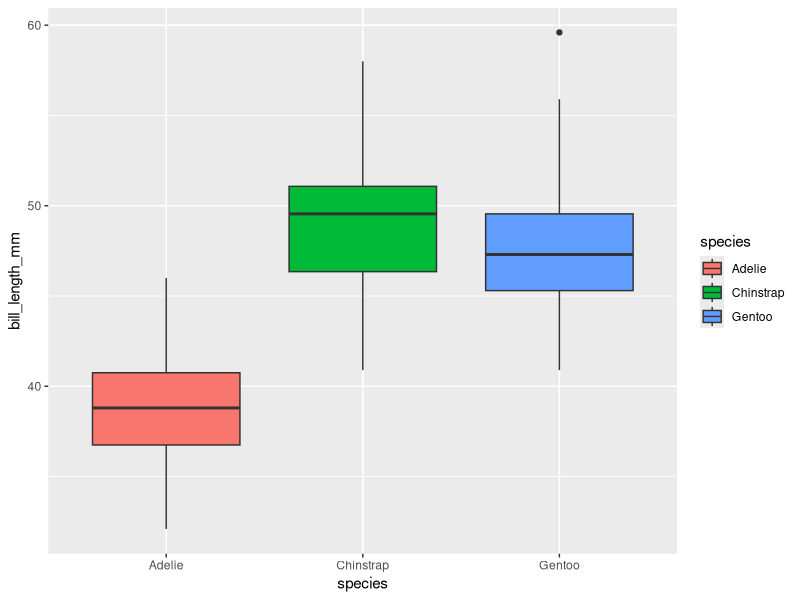
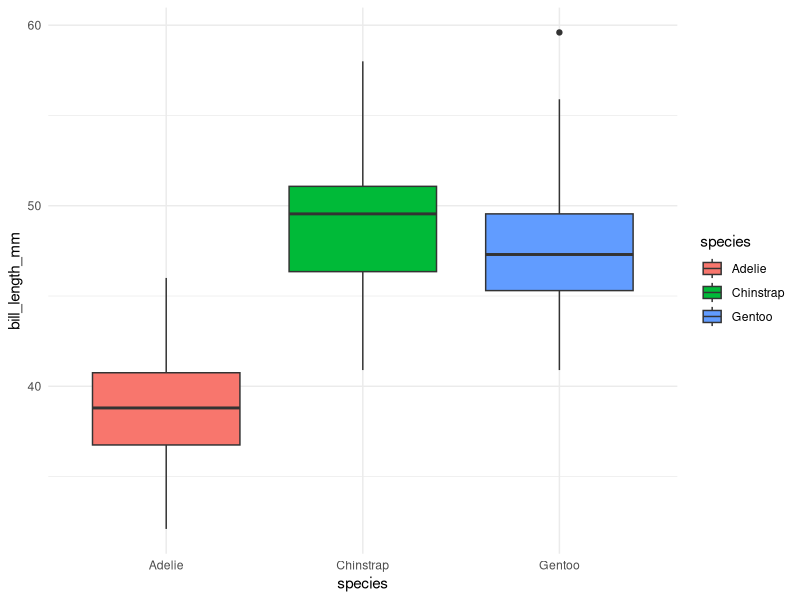

These figures' R source, in order:

            library(ggplot2)
            library(palmerpenguins)
            built_answer <- tryCatch(
                {
                    set.seed(42)
                    ggplot(penguins, aes(x = species, y = bill_length_mm, fill = species)) + geom_boxplot()
                    suppressWarnings(
                        if (!file.exists("/sandbox/figures/bill-length_species_boxplot_coloured_species_answer.png")) {
                            ggsave(
                                width = 3,
                                height = 3,
                                "/sandbox/figures/bill-length_species_boxplot_coloured_species_answer.png"
                            )
                        }
                    )
                    suppressWarnings(
                        ggplot_build(last_plot())
                    )
                },
                error = function(e) {
                    'ERROR'
                }
            )
            built_submission <- tryCatch(
                {
                    set.seed(42)
                    ggplot(penguins, aes(x = species, y = bill_length_mm, fill = species)) +
  geom_boxplot() +
  theme_minimal()
                    suppressWarnings(
                        ggsave(
                            width = 3,
                            height = 3,
                            "figures/bill-length_species_boxplot_coloured_species_submission_ministral.png"
                        )
                    )
                    suppressWarnings(
                        ggplot_build(last_plot())
                    )
                },
                error = function(e) {
                    'ERROR'
                }
            )
            cat(isTRUE(all.equal(built_answer, built_submission)))
        
